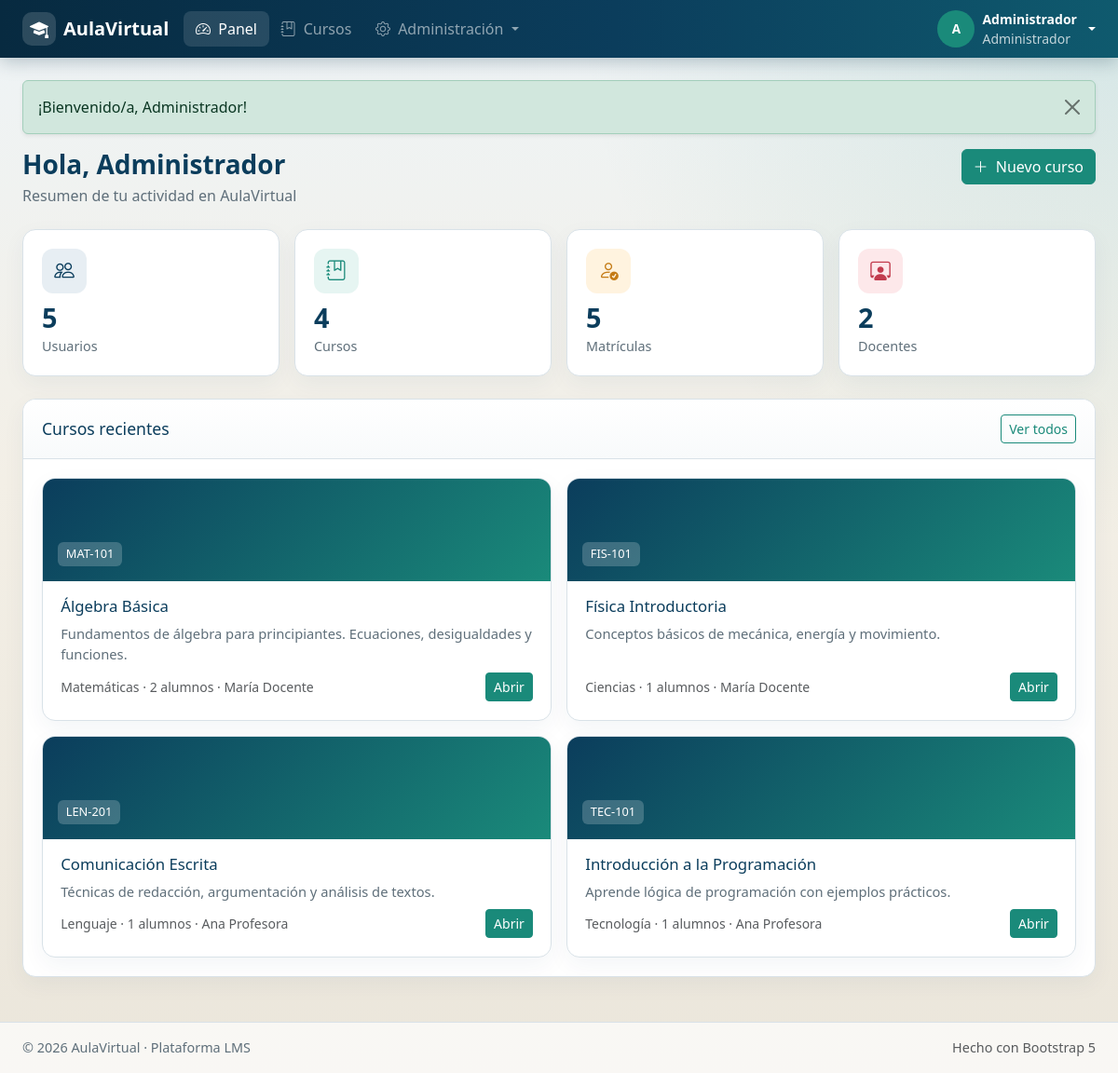
/panel.php (signed in), run on the app's committed database.
### tables this page shows
CREATE TABLE courses (
    id INT AUTO_INCREMENT PRIMARY KEY,
    category_id INT DEFAULT NULL,
    teacher_id INT NOT NULL,
    title VARCHAR(200) NOT NULL,
    code VARCHAR(30) NOT NULL UNIQUE,
    description TEXT DEFAULT NULL,
    image VARCHAR(255) DEFAULT NULL,
    status ENUM('draft','published','archived') NOT NULL DEFAULT 'draft',
    created_at TIMESTAMP DEFAULT CURRENT_TIMESTAMP,
    FOREIGN KEY (category_id) REFERENCES categories(id) ON DELETE SET NULL,
    FOREIGN KEY (teacher_id) REFERENCES users(id) ON DELETE CASCADE
);

CREATE TABLE categories (
    id INT AUTO_INCREMENT PRIMARY KEY,
    name VARCHAR(100) NOT NULL,
    description TEXT DEFAULT NULL,
    created_at TIMESTAMP DEFAULT CURRENT_TIMESTAMP
);

CREATE TABLE users (
    id INT AUTO_INCREMENT PRIMARY KEY,
    name VARCHAR(120) NOT NULL,
    email VARCHAR(150) NOT NULL UNIQUE,
    password VARCHAR(255) NOT NULL,
    role ENUM('admin','teacher','student') NOT NULL DEFAULT 'student',
    avatar VARCHAR(255) DEFAULT NULL,
    bio TEXT DEFAULT NULL,
    status TINYINT(1) NOT NULL DEFAULT 1,
    created_at TIMESTAMP DEFAULT CURRENT_TIMESTAMP
);

### includes/funciones.php (called while the page is built, shortened)
<?php
require_once __DIR__ . '/../config/base_datos.php';
function escapar(?string $valor): string
{
    return htmlspecialchars($valor ?? '', ENT_QUOTES, 'UTF-8');
}
function obtener_mensaje(): ?array
{
    $mensaje = $_SESSION['mensaje'];
    return $mensaje;
}
function usuario_actual(): ?array
{
    return $_SESSION['usuario'] ?? null;
}
function etiqueta_rol(string $rol): string
{
    return match ($rol) {
        'admin' => 'Administrador',
        'teacher' => 'Docente',
        'student' => 'Estudiante',
        default => $rol,
    };
}
function contar_consulta(string $sql, array $parametros = []): int
{
    $consulta = bd()->prepare($sql);
    $consulta->execute($parametros);
    return (int) $consulta->fetchColumn();
}
function iniciales(string $nombre): string
{
    $partes = preg_split('/\s+/', trim($nombre));
    $letras = '';
    foreach (array_slice($partes, 0, 2) as $parte) {
        $letras .= mb_strtoupper(mb_substr($parte, 0, 1));
    }
    return $letras ?: '?';
}

### config/base_datos.php (called while the page is built, shortened)
<?php
class BaseDatos
{
    private static ?PDO $instancia = null;
    public static function obtenerConexion(): PDO
    {
        if (self::$instancia === null) {
            $dsn = 'mysql:host=' . BD_HOST . ';dbname=' . BD_NOMBRE . ';charset=' . BD_CHARSET;
            self::$instancia = new PDO($dsn, BD_USUARIO, BD_CLAVE, [
                PDO::ATTR_ERRMODE => PDO::ERRMODE_EXCEPTION,
                PDO::ATTR_DEFAULT_FETCH_MODE => PDO::FETCH_ASSOC,
                PDO::ATTR_EMULATE_PREPARES => false,
            ]);
        }
        return self::$instancia;
    }
}
function bd(): PDO
{
    return BaseDatos::obtenerConexion();
}

### panel.php (the view, shortened to what this page needs)
<?php
require_once __DIR__ . '/includes/funciones.php';
$usuario = usuario_actual();
$stats = [];
$cursosRecientes = [];
if ($usuario['role'] === 'admin') {
    $stats = [
        ['label' => 'Usuarios', 'value' => contar_consulta('SELECT COUNT(*) FROM users'), 'icon' => 'bi-people', 'class' => 'icon-navy'],
        ['label' => 'Cursos', 'value' => contar_consulta('SELECT COUNT(*) FROM courses'), 'icon' => 'bi-journal-bookmark', 'class' => 'icon-teal'],
        ['label' => 'Matrículas', 'value' => contar_consulta('SELECT COUNT(*) FROM enrollments'), 'icon' => 'bi-person-check', 'class' => 'icon-amber'],
        ['label' => 'Docentes', 'value' => contar_consulta('SELECT COUNT(*) FROM users WHERE role = "teacher"'), 'icon' => 'bi-person-workspace', 'class' => 'icon-rose'],
    ];
    $stmt = bd()->query(
        'SELECT c.*, u.name AS teacher_name, cat.name AS category_name,
                (SELECT COUNT(*) FROM enrollments e WHERE e.course_id = c.id) AS students
         FROM courses c
         JOIN users u ON u.id = c.teacher_id
         LEFT JOIN categories cat ON cat.id = c.category_id
         ORDER BY c.created_at DESC LIMIT 6'
    );
    $cursosRecientes = $stmt->fetchAll();
}
require_once __DIR__ . '/includes/encabezado.php';
?>
<div class="page-header">
    <div>
        <h1>Hola, <?= escapar(explode(' ', $usuario['name'])[0]) ?></h1>
        <p class="subtitle">Resumen de tu actividad en <?= escapar(NOMBRE_APP) ?></p>
    </div>
    <div class="d-flex gap-2 flex-wrap">
        <?php if ($usuario['role'] === 'student'): ?>
            <a href="<?= URL_APP ?>/catalogo.php" class="btn btn-primary"><i class="bi bi-plus-lg me-1"></i> Explorar cursos</a>
        <?php elseif (in_array($usuario['role'], ['admin', 'teacher'], true)): ?>
            <a href="<?= URL_APP ?>/curso-formulario.php" class="btn btn-primary"><i class="bi bi-plus-lg me-1"></i> Nuevo curso</a>
        <?php endif; ?>
    </div>
</div>
<div class="row g-3 mb-4">
    <?php foreach ($stats as $stat): ?>
    <div class="col-6 col-xl-3">
        <div class="stat-card">
            <div class="stat-icon <?= escapar($stat['class']) ?>"><i class="bi <?= escapar($stat['icon']) ?>"></i></div>
            <div class="stat-value"><?= (int) $stat['value'] ?></div>
            <div class="stat-label"><?= escapar($stat['label']) ?></div>
        </div>
    </div>
    <?php endforeach; ?>
</div>
<div class="row g-4">
    <div class="col-12">
        <div class="panel mb-4">
            <div class="panel-header">
                <h2><?= $usuario['role'] === 'student' ? 'Mis cursos' : ($usuario['role'] === 'teacher' ? 'Mis cursos' : 'Cursos recientes') ?></h2>
                <a href="<?= URL_APP ?>/cursos.php" class="btn btn-sm btn-outline-primary">Ver todos</a>
            </div>
            <div class="panel-body">
                <?php if (!$cursosRecientes): ?>
                    <div class="empty-state">
                        <i class="bi bi-journal-x"></i>
                        <p class="mb-2">No hay cursos para mostrar.</p>
                        <?php if ($usuario['role'] === 'student'): ?>
                            <a href="<?= URL_APP ?>/catalogo.php" class="btn btn-primary btn-sm">Ir al catálogo</a>
                        <?php endif; ?>
                    </div>
                <?php else: ?>
                    <div class="row g-3">
                        <?php foreach ($cursosRecientes as $curso): ?>
                        <div class="col-md-6">
                            <div class="course-card">
                                <div class="course-banner">
                                    <span class="code"><?= escapar($curso['code']) ?></span>
                                </div>
                                <div class="course-body">
                                    <h3><?= escapar($curso['title']) ?></h3>
                                    <p class="mb-2"><?= escapar(mb_strimwidth($curso['description'] ?? '', 0, 90, '…')) ?></p>
                                    <div class="d-flex justify-content-between align-items-center mt-auto">
                                        <small class="text-muted">
                                            <?= escapar($curso['category_name'] ?? 'Sin categoría') ?>
                                            <?php if (isset($curso['students'])): ?> · <?= (int) $curso['students'] ?> alumnos<?php endif; ?>
                                            <?php if (!empty($curso['teacher_name'])): ?> · <?= escapar($curso['teacher_name']) ?><?php endif; ?>
                                        </small>
                                        <a href="<?= URL_APP ?>/curso.php?id=<?= (int) $curso['id'] ?>" class="btn btn-sm btn-primary">Abrir</a>
                                    </div>
                                </div>
                            </div>
                        </div>
                        <?php endforeach; ?>
                    </div>
                <?php endif; ?>
            </div>
        </div>
    </div>
</div>
<?php require_once __DIR__ . '/includes/pie.php'; ?>

### includes/encabezado.php (shortened to what this page needs)
<?php
require_once __DIR__ . '/funciones.php';
$usuario = usuario_actual();
$mensaje = obtener_mensaje();
$paginaActual = basename($_SERVER['PHP_SELF']);
?>
<!DOCTYPE html>
<html lang="es">
<head>
    <link href="https://cdn.jsdelivr.net/npm/bootstrap@5.3.3/dist/css/bootstrap.min.css" rel="stylesheet">
    <link href="https://cdn.jsdelivr.net/npm/bootstrap-icons@1.11.3/font/bootstrap-icons.min.css" rel="stylesheet">
    <link href="<?= URL_APP ?>/assets/css/style.css" rel="stylesheet">
</head>
<body class="<?= $usuario ? 'app-body' : 'auth-body' ?>">
<?php if ($usuario): ?>
<nav class="navbar navbar-expand-lg navbar-dark app-navbar sticky-top">
    <div class="container-fluid px-3 px-lg-4">
        <a class="navbar-brand d-flex align-items-center gap-2" href="<?= URL_PANEL ?>">
            <span class="brand-mark"><i class="bi bi-mortarboard-fill"></i></span>
            <span class="fw-semibold"><?= escapar(NOMBRE_APP) ?></span>
        </a>
        <div class="collapse navbar-collapse" id="navPrincipal">
            <ul class="navbar-nav me-auto mb-2 mb-lg-0">
                <li class="nav-item">
                    <a class="nav-link <?= $paginaActual === 'panel.php' ? 'active' : '' ?>" href="<?= URL_PANEL ?>">
                        <i class="bi bi-speedometer2 me-1"></i> Panel
                    </a>
                </li>
                <li class="nav-item">
                    <a class="nav-link <?= in_array($paginaActual, ['cursos.php','curso.php','leccion.php'], true) ? 'active' : '' ?>" href="<?= URL_CURSOS ?>">
                        <i class="bi bi-journal-bookmark me-1"></i> Cursos
                    </a>
                </li>
                <?php if ($usuario['role'] === 'admin'): ?>
                <li class="nav-item dropdown">
                    <a class="nav-link dropdown-toggle <?= in_array($paginaActual, ['usuarios.php','categorias.php'], true) ? 'active' : '' ?>" href="#" data-bs-toggle="dropdown">
                        <i class="bi bi-gear me-1"></i> Administración
                    </a>
                </li>
                <?php endif; ?>
            </ul>
            <div class="d-flex align-items-center gap-3">
                <div class="dropdown">
                    <a class="d-flex align-items-center gap-2 text-decoration-none text-white dropdown-toggle" href="#" data-bs-toggle="dropdown">
                        <span class="user-avatar"><?= escapar(iniciales($usuario['name'])) ?></span>
                        <span class="d-none d-md-inline small">
                            <strong><?= escapar($usuario['name']) ?></strong><br>
                            <span class="opacity-75"><?= escapar(etiqueta_rol($usuario['role'])) ?></span>
                        </span>
                    </a>
                </div>
            </div>
        </div>
    </div>
</nav>
<?php endif; ?>
<main class="<?= $usuario ? 'app-main' : '' ?>">
    <div class="<?= $usuario ? 'container-fluid px-3 px-lg-4 py-4' : '' ?>">
        <?php if ($mensaje): ?>
        <div class="alert alert-<?= escapar($mensaje['tipo']) ?> alert-dismissible fade show shadow-sm" role="alert">
            <?= escapar($mensaje['mensaje']) ?>
            <button type="button" class="btn-close" data-bs-dismiss="alert"></button>
        </div>
        <?php endif; ?>

### includes/pie.php (shortened to what this page needs)
</div>
</main>
<?php if (usuario_actual()): ?>
<footer class="app-footer">
    <div class="container-fluid px-3 px-lg-4 py-3 d-flex flex-wrap justify-content-between gap-2">
        <span>&copy; <?= date('Y') ?> <?= escapar(NOMBRE_APP) ?> · Plataforma LMS</span>
        <span class="text-muted">Hecho con Bootstrap 5</span>
    </div>
</footer>
<?php endif; ?>
</body>
</html>

### assets/css/style.css (style rules this page uses)
:root { --av-navy: #0b3d5c; --av-navy-dark: #072a40; --av-teal: #1a8a7a; --av-teal-light: #e6f5f2; --av-sand: #f3efe6; --av-ink: #1c2a33; --av-muted: #5f6f7a; --av-border: #d9e2e8; --av-card: #ffffff; --av-radius: 14px; }
* { box-sizing: border-box; }
body { font-family: "Segoe UI", "Trebuchet MS", Candara, sans-serif; color: var(--av-ink); background: var(--av-sand); min-height: 100vh; }
.app-body { background: radial-gradient(circle at top right, rgba(26, 138, 122, 0.12), transparent 35%), linear-gradient(180deg, #eef4f7 0%, var(--av-sand) 45%, #ebe6db 100%); }
.app-navbar { background: linear-gradient(90deg, var(--av-navy-dark), var(--av-navy) 55%, #0f5a6e); box-shadow: 0 4px 18px rgba(7, 42, 64, 0.25); }
.brand-mark { width: 36px; height: 36px; border-radius: 10px; background: rgba(255, 255, 255, 0.15); display: inline-flex; align-items: center; justify-content: center; }
.navbar .nav-link { border-radius: 8px; padding: 0.45rem 0.8rem !important; }
.navbar .nav-link.active, .navbar .nav-link:hover { background: rgba(255, 255, 255, 0.12); }
.user-avatar { width: 40px; height: 40px; border-radius: 50%; background: var(--av-teal); color: #fff; display: inline-flex; align-items: center; justify-content: center; font-weight: 700; font-size: 0.85rem; }
.app-main { min-height: calc(100vh - 130px); }
.app-footer { background: rgba(255, 255, 255, 0.7); border-top: 1px solid var(--av-border); color: var(--av-muted); font-size: 0.9rem; }
.page-header { display: flex; flex-wrap: wrap; justify-content: space-between; align-items: flex-start; gap: 1rem; margin-bottom: 1.5rem; }
.page-header h1 { font-size: 1.75rem; font-weight: 700; margin: 0; color: var(--av-navy); }
.page-header .subtitle { color: var(--av-muted); margin: 0.25rem 0 0; }
.stat-card { background: var(--av-card); border: 1px solid var(--av-border); border-radius: var(--av-radius); padding: 1.25rem; height: 100%; box-shadow: 0 8px 24px rgba(11, 61, 92, 0.05); transition: transform 0.2s ease, box-shadow 0.2s ease; }
.stat-card .stat-icon { width: 48px; height: 48px; border-radius: 12px; display: inline-flex; align-items: center; justify-content: center; font-size: 1.35rem; margin-bottom: 0.75rem; }
.stat-card .stat-value { font-size: 1.8rem; font-weight: 700; color: var(--av-navy); line-height: 1; }
.stat-card .stat-label { color: var(--av-muted); font-size: 0.9rem; margin-top: 0.35rem; }
.icon-teal { background: var(--av-teal-light); color: var(--av-teal); }
.icon-navy { background: #e7eef3; color: var(--av-navy); }
.icon-amber { background: #fff3df; color: #c47b16; }
.icon-rose { background: #fde8ea; color: #c23b4d; }
.panel { background: var(--av-card); border: 1px solid var(--av-border); border-radius: var(--av-radius); box-shadow: 0 8px 24px rgba(11, 61, 92, 0.05); overflow: hidden; }
.panel-header { padding: 1rem 1.25rem; border-bottom: 1px solid var(--av-border); background: linear-gradient(180deg, #fff, #f8fafb); display: flex; justify-content: space-between; align-items: center; gap: 1rem; }
.panel-header h2, .panel-header h3 { margin: 0; font-size: 1.1rem; color: var(--av-navy); }
.panel-body { padding: 1.25rem; }
.course-card { background: var(--av-card); border: 1px solid var(--av-border); border-radius: var(--av-radius); overflow: hidden; height: 100%; display: flex; flex-direction: column; box-shadow: 0 8px 24px rgba(11, 61, 92, 0.05); transition: transform 0.2s ease, box-shadow 0.2s ease; }
.course-card .course-banner { height: 110px; background: linear-gradient(135deg, var(--av-navy), var(--av-teal)); display: flex; align-items: flex-end; padding: 1rem; color: #fff; }
.course-card .course-banner .code { background: rgba(255,255,255,0.2); padding: 0.2rem 0.55rem; border-radius: 6px; font-size: 0.8rem; }
.course-card .course-body { padding: 1.1rem 1.2rem 1.25rem; flex: 1; display: flex; flex-direction: column; }
.course-card h3 { font-size: 1.05rem; margin: 0 0 0.5rem; color: var(--av-navy); }
.course-card p { color: var(--av-muted); font-size: 0.92rem; flex: 1; }
.btn-primary { --bs-btn-bg: var(--av-teal); --bs-btn-border-color: var(--av-teal); --bs-btn-hover-bg: #157567; --bs-btn-hover-border-color: #157567; --bs-btn-active-bg: #12685c; --bs-btn-active-border-color: #12685c; }
.btn-outline-primary { --bs-btn-color: var(--av-teal); --bs-btn-border-color: var(--av-teal); --bs-btn-hover-bg: var(--av-teal); --bs-btn-hover-border-color: var(--av-teal); --bs-btn-active-bg: #12685c; --bs-btn-active-border-color: #12685c; }

### data on the page
courses: code "MAT-101", title "Álgebra Básica", description "Fundamentos de álgebra para principiantes. Ecuaciones, desigualdades y funciones.", category.name "Matemáticas", students "2", teacher.name "María Docente"
courses: code "FIS-101", title "Física Introductoria", description "Conceptos básicos de mecánica, energía y movimiento.", category.name "Ciencias", students "1", teacher.name "María Docente"
courses: code "LEN-201", title "Comunicación Escrita", description "Técnicas de redacción, argumentación y análisis de textos.", category.name "Lenguaje", students "1", teacher.name "Ana Profesora"
courses: code "TEC-101", title "Introducción a la Programación", description "Aprende lógica de programación con ejemplos prácticos.", category.name "Tecnología", students "1", teacher.name "Ana Profesora"

### other printed values
escapar(NOMBRE_APP) "AulaVirtual"
escapar(iniciales($usuario['name'])) "A"
escapar($usuario['name']) "Administrador"
escapar(etiqueta_rol($usuario['role'])) "Administrador"
escapar($mensaje['mensaje']) "¡Bienvenido/a, Administrador!"
escapar(explode(' ', $usuario['name'])[0]) "Administrador"
$stat['value'] "5"
escapar($stat['label']) "Usuarios"
$stat['value'] "4"
escapar($stat['label']) "Cursos"
escapar($stat['label']) "Matrículas"
$stat['value'] "2"
escapar($stat['label']) "Docentes"
